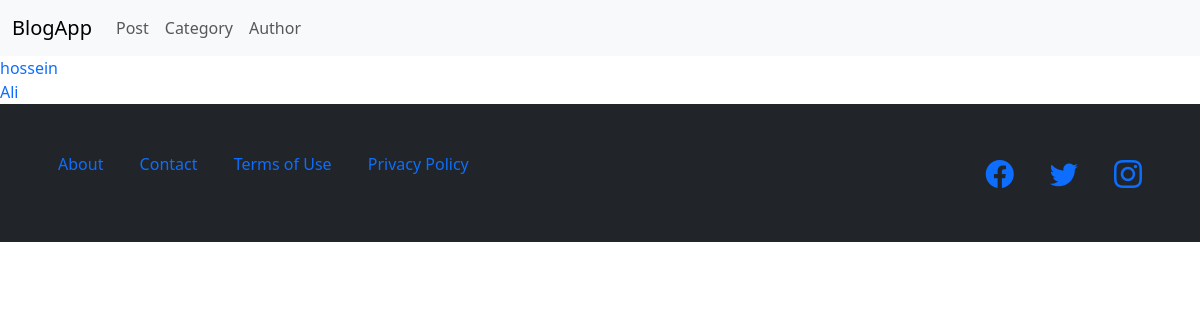
Before: /authors/ with the older database file.
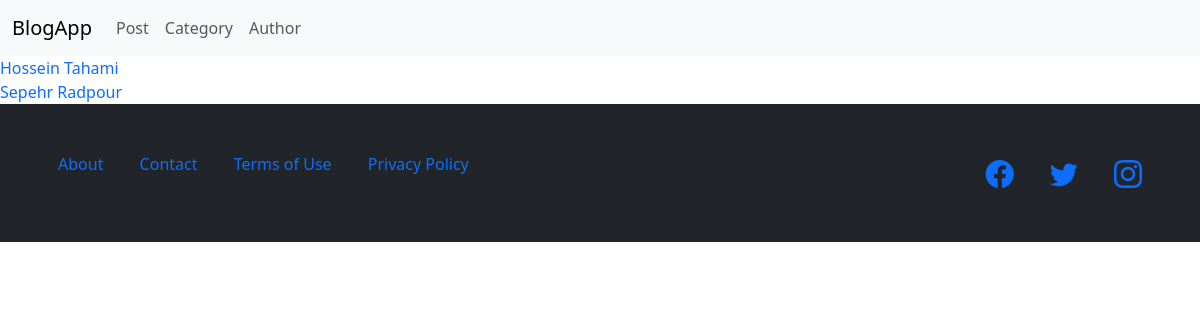
After: the same page with the newer database file.
### BlogApp/models.py (models this page shows, shortened)
class Author(models.Model):
    name = models.CharField(max_length=200)
    bio = models.TextField()

### BlogApp/views.py (the view)
# urls.py: path('authors/', views.author_list, name = 'authors'),
def author_list(request):
    authors = Author.objects.all()
    return render(request, 'author_list.html', {'all': authors })

### template/author_list.html (shortened to what this page needs)
{% extends 'base.html'%}
{% block content %}
{% for author in all %}
<a href="{{ author.id }}" style="text-decoration:none">{{ author.name }}</a>
<br>
{% endfor %}
{% endblock %}

Changed rows visible on the page:
changed Author: name "hossein" → "Hossein Tahami"
changed Author: name "Ali" → "Sepehr Radpour"
